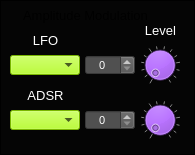
     <widget class="CustomFrame" name="frame_MsoPwmMod">
      <property name="geometry">
       <rect>
        <x>200</x>
        <y>170</y>
        <width>195</width>
        <height>155</height>
       </rect>
      </property>
      <property name="styleSheet">
       <string notr="true">background-color: rgb(5, 5, 5);</string>
      </property>
      <property name="frameShape">
       <enum>QFrame::Panel</enum>
      </property>
      <property name="frameShadow">
       <enum>QFrame::Plain</enum>
      </property>
      <property name="midLineWidth">
       <number>1</number>
      </property>
      <widget class="CustomComboBox" name="comboBox_MsoAmpModLFO">
       <property name="geometry">
        <rect>
         <x>10</x>
         <y>55</y>
         <width>70</width>
         <height>20</height>
        </rect>
       </property>
       <property name="font">
        <font>
         <pointsize>8</pointsize>
        </font>
       </property>
       <property name="focusPolicy">
        <enum>Qt::NoFocus</enum>
       </property>
       <property name="styleSheet">
        <string notr="true">selection-background-color: rgb(255, 0, 0);
border-color: rgb(0, 0, 0);
background-color: rgb(170, 255, 0);
</string>
       </property>
       <property name="currentText">
        <string/>
       </property>
       <property name="currentIndex">
        <number>-1</number>
       </property>
       <property name="maxVisibleItems">
        <number>4</number>
       </property>
      </widget>
      <widget class="CustomComboBox" name="comboBox_MsoAmpModAdsr">
       <property name="geometry">
        <rect>
         <x>10</x>
         <y>110</y>
         <width>70</width>
         <height>20</height>
        </rect>
       </property>
       <property name="font">
        <font>
         <pointsize>8</pointsize>
        </font>
       </property>
       <property name="focusPolicy">
        <enum>Qt::NoFocus</enum>
       </property>
       <property name="styleSheet">
        <string notr="true">selection-background-color: rgb(255, 0, 0);
border-color: rgb(0, 0, 0);
background-color: rgb(170, 255, 0);
</string>
       </property>
       <property name="currentText">
        <string/>
       </property>
       <property name="currentIndex">
        <number>-1</number>
       </property>
       <property name="maxVisibleItems">
        <number>4</number>
       </property>
      </widget>
      <widget class="QLabel" name="label_122">
       <property name="geometry">
        <rect>
         <x>20</x>
         <y>30</y>
         <width>51</width>
         <height>21</height>
        </rect>
       </property>
       <property name="font">
        <font>
         <pointsize>10</pointsize>
        </font>
       </property>
       <property name="styleSheet">
        <string notr="true">color: rgb(255, 255, 255);</string>
       </property>
       <property name="text">
        <string>LFO</string>
       </property>
       <property name="alignment">
        <set>Qt::AlignCenter</set>
       </property>
      </widget>
      <widget class="QLabel" name="label_123">
       <property name="geometry">
        <rect>
         <x>10</x>
         <y>5</y>
         <width>151</width>
         <height>20</height>
        </rect>
       </property>
       <property name="font">
        <font>
         <pointsize>10</pointsize>
        </font>
       </property>
       <property name="text">
        <string>Amplitude Modulation</string>
       </property>
       <property name="alignment">
        <set>Qt::AlignCenter</set>
       </property>
      </widget>
      <widget class="CustomDial" name="dial_MsoAmpModLFOLevel">
       <property name="geometry">
        <rect>
         <x>140</x>
         <y>45</y>
         <width>40</width>
         <height>40</height>
        </rect>
       </property>
       <property name="focusPolicy">
        <enum>Qt::NoFocus</enum>
       </property>
       <property name="styleSheet">
        <string notr="true">background-color: rgb(170, 85, 255);</string>
       </property>
       <property name="maximum">
        <number>100</number>
       </property>
       <property name="value">
        <number>0</number>
       </property>
       <property name="wrapping">
        <bool>false</bool>
       </property>
       <property name="notchTarget">
        <double>8.000000000000000</double>
       </property>
       <property name="notchesVisible">
        <bool>true</bool>
       </property>
      </widget>
      <widget class="CustomDial" name="dial_MsoAmpModAdsrLevel">
       <property name="geometry">
        <rect>
         <x>140</x>
         <y>100</y>
         <width>40</width>
         <height>40</height>
        </rect>
       </property>
       <property name="focusPolicy">
        <enum>Qt::NoFocus</enum>
       </property>
       <property name="styleSheet">
        <string notr="true">background-color: rgb(170, 85, 255);</string>
       </property>
       <property name="maximum">
        <number>100</number>
       </property>
       <property name="value">
        <number>0</number>
       </property>
       <property name="wrapping">
        <bool>false</bool>
       </property>
       <property name="notchTarget">
        <double>8.000000000000000</double>
       </property>
       <property name="notchesVisible">
        <bool>true</bool>
       </property>
      </widget>
      <widget class="QLabel" name="label_124">
       <property name="geometry">
        <rect>
         <x>20</x>
         <y>85</y>
         <width>51</width>
         <height>21</height>
        </rect>
       </property>
       <property name="font">
        <font>
         <pointsize>10</pointsize>
        </font>
       </property>
       <property name="styleSheet">
        <string notr="true">color: rgb(255, 255, 255);</string>
       </property>
       <property name="text">
        <string>ADSR</string>
       </property>
       <property name="alignment">
        <set>Qt::AlignCenter</set>
       </property>
      </widget>
      <widget class="QLabel" name="label_125">
       <property name="geometry">
        <rect>
         <x>135</x>
         <y>20</y>
         <width>51</width>
         <height>21</height>
        </rect>
       </property>
       <property name="font">
        <font>
         <pointsize>10</pointsize>
        </font>
       </property>
       <property name="styleSheet">
        <string notr="true">color: rgb(255, 255, 255);</string>
       </property>
       <property name="text">
        <string>Level</string>
       </property>
       <property name="alignment">
        <set>Qt::AlignCenter</set>
       </property>
      </widget>
      <widget class="QSpinBox" name="spinBox_MsoAmpModLfoLevel">
       <property name="geometry">
        <rect>
         <x>85</x>
         <y>55</y>
         <width>50</width>
         <height>20</height>
        </rect>
       </property>
       <property name="font">
        <font>
         <pointsize>8</pointsize>
        </font>
       </property>
       <property name="focusPolicy">
        <enum>Qt::NoFocus</enum>
       </property>
       <property name="styleSheet">
        <string notr="true">background-color: rgb(80,80,80);
color: rgb(255, 255, 255);</string>
       </property>
       <property name="alignment">
        <set>Qt::AlignCenter</set>
       </property>
       <property name="readOnly">
        <bool>false</bool>
       </property>
       <property name="accelerated">
        <bool>true</bool>
       </property>
       <property name="maximum">
        <number>100</number>
       </property>
       <property name="value">
        <number>0</number>
       </property>
      </widget>
      <widget class="QSpinBox" name="spinBox_MsoAmpModAdsrLevel">
       <property name="geometry">
        <rect>
         <x>85</x>
         <y>110</y>
         <width>50</width>
         <height>20</height>
        </rect>
       </property>
       <property name="font">
        <font>
         <pointsize>8</pointsize>
        </font>
       </property>
       <property name="focusPolicy">
        <enum>Qt::NoFocus</enum>
       </property>
       <property name="styleSheet">
        <string notr="true">background-color: rgb(80,80,80);
color: rgb(255, 255, 255);</string>
       </property>
       <property name="alignment">
        <set>Qt::AlignCenter</set>
       </property>
       <property name="readOnly">
        <bool>false</bool>
       </property>
       <property name="accelerated">
        <bool>true</bool>
       </property>
       <property name="maximum">
        <number>100</number>
       </property>
       <property name="value">
        <number>0</number>
       </property>
      </widget>
     </widget>
